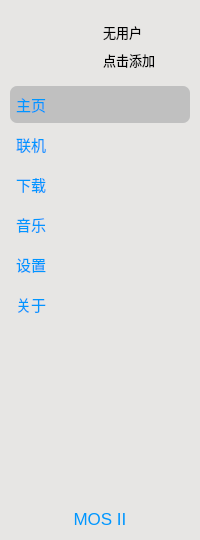
     <widget class="QWidget" name="widget_mos_left" native="true">
      <property name="sizePolicy">
       <sizepolicy hsizetype="Preferred" vsizetype="Preferred">
        <horstretch>0</horstretch>
        <verstretch>0</verstretch>
       </sizepolicy>
      </property>
      <property name="font">
       <font>
        <pointsize>15</pointsize>
       </font>
      </property>
      <property name="autoFillBackground">
       <bool>false</bool>
      </property>
      <property name="styleSheet">
       <string notr="true">QWidget
{
	background-color: rgb(231, 230, 228);
}
#widget_mos_left_top
{
	background-color: rgb(231, 230, 228);
	border-style:none;
	border-radius:15px;
}
#widget_mos_left_top::hover
{
	background-color: rgba(0, 150, 255, 51);
}
#widget_mos_left_top::pressed
{
	background-color: rgba(0, 150, 255, 51);
}
QPushButton
{
	color: blue;
	height:35px;
	color: rgb(0, 150, 255);
	background-position: left;
	text-align: left;
	padding-right:15px;
	padding-left:5px;
	border-style:none;
	border-radius:8px;
	border:2px solid rgba(229, 228, 226,0);
}
QPushButton::hover
{
	background-color: rgb(192, 192, 192);
}
QPushButton::pressed
{
	border:2px solid rgb(0, 150, 255);
}

#pushButton_home
{
	color: blue;
	height:35px;
	color: rgb(0, 150, 255);
	background-position: left;
	text-align: left;
	padding-right:15px;
	padding-left:5px;
	border-style:none;
	border-radius:8px;
	border:2px solid rgba(229, 228, 226,0);background-color: rgb(192, 192, 192);
}
#pushButton_home::hover
{
	background-color: rgb(192, 192, 192);
}
#pushButton_home::pressed
{
	border:2px solid rgb(0, 150, 255);
}

ToolTip{
    border: 1px solid rgb(28, 28, 28);
    border-radius: 5px;
    background-color: rgb(43, 43, 43);
}</string>
      </property>
      <layout class="QVBoxLayout" name="verticalLayout_2">
       <property name="spacing">
        <number>1</number>
       </property>
       <property name="leftMargin">
        <number>9</number>
       </property>
       <property name="topMargin">
        <number>12</number>
       </property>
       <property name="rightMargin">
        <number>9</number>
       </property>
       <item>
        <widget class="QWidget" name="widget_mos_left_top" native="true">
         <property name="styleSheet">
          <string notr="true">#label_mos_left_top_user{background-color: rgba(255, 255, 255, 0);}
#label_mos_left_top_add{background-color: rgba(255, 255, 255, 0);}
QWidget
{
	background-color: rgb(231, 230, 228);
	border-style:none;
	border-radius:15px;
}
QWidget::hover
{
	background-color: rgba(0, 150, 255, 51);
}
QWidget::pressed
{
	background-color: rgba(0, 150, 255, 51);
}
QPushButton
{
	background-position: left;
	text-align: left;
	padding-right:0px;
	padding-left:0px;
}
</string>
         </property>
         <layout class="QGridLayout" name="gridLayout_4">
          <item row="1" column="0" rowspan="2">
           <widget class="QPushButton" name="pushButton_mos_left_top">
            <property name="styleSheet">
             <string notr="true">width:50px;height:50px;border-radius: 23px;background-color: rgba(255, 255, 255, 0);</string>
            </property>
            <property name="text">
             <string/>
            </property>
            <property name="icon">
             <iconset>
              <normaloff>../../picture/ico.png</normaloff>../../picture/ico.png</iconset>
            </property>
            <property name="iconSize">
             <size>
              <width>50</width>
              <height>50</height>
             </size>
            </property>
           </widget>
          </item>
          <item row="2" column="1">
           <widget class="QLabel" name="label_mos_left_top_add">
            <property name="styleSheet">
             <string notr="true">font-size: 13px;</string>
            </property>
            <property name="text">
             <string>点击添加</string>
            </property>
           </widget>
          </item>
          <item row="1" column="1">
           <widget class="QLabel" name="label_mos_left_top_user">
            <property name="styleSheet">
             <string notr="true">font-size: 13px;</string>
            </property>
            <property name="text">
             <string>无用户</string>
            </property>
           </widget>
          </item>
         </layout>
        </widget>
       </item>
       <item>
        <widget class="Line" name="line_2">
         <property name="styleSheet">
          <string notr="true">background-color: rgba(255, 255, 255, 0);</string>
         </property>
         <property name="orientation">
          <enum>Qt::Horizontal</enum>
         </property>
        </widget>
       </item>
       <item>
        <widget class="QPushButton" name="pushButton_home">
         <property name="minimumSize">
          <size>
           <width>150</width>
           <height>0</height>
          </size>
         </property>
         <property name="focusPolicy">
          <enum>Qt::TabFocus</enum>
         </property>
         <property name="toolTip">
          <string>&lt;html&gt;&lt;head/&gt;&lt;body&gt;&lt;p&gt;1&lt;/p&gt;&lt;/body&gt;&lt;/html&gt;</string>
         </property>
         <property name="layoutDirection">
          <enum>Qt::LeftToRight</enum>
         </property>
         <property name="styleSheet">
          <string notr="true">font-size: 15px;</string>
         </property>
         <property name="text">
          <string>主页</string>
         </property>
         <property name="icon">
          <iconset>
           <normaloff>../../picture/home.png</normaloff>../../picture/home.png</iconset>
         </property>
         <property name="iconSize">
          <size>
           <width>20</width>
           <height>20</height>
          </size>
         </property>
        </widget>
       </item>
       <item>
        <widget class="QPushButton" name="pushButton_lianji">
         <property name="minimumSize">
          <size>
           <width>150</width>
           <height>0</height>
          </size>
         </property>
         <property name="styleSheet">
          <string notr="true">font-size: 15px;</string>
         </property>
         <property name="text">
          <string>联机</string>
         </property>
         <property name="icon">
          <iconset>
           <normaloff>../../picture/online.png</normaloff>../../picture/online.png</iconset>
         </property>
         <property name="iconSize">
          <size>
           <width>20</width>
           <height>20</height>
          </size>
         </property>
        </widget>
       </item>
       <item>
        <widget class="QPushButton" name="pushButton_xiazai">
         <property name="minimumSize">
          <size>
           <width>150</width>
           <height>0</height>
          </size>
         </property>
         <property name="styleSheet">
          <string notr="true">font-size: 15px;</string>
         </property>
         <property name="text">
          <string>下载</string>
         </property>
         <property name="icon">
          <iconset>
           <normaloff>../../picture/download.png</normaloff>../../picture/download.png</iconset>
         </property>
         <property name="iconSize">
          <size>
           <width>20</width>
           <height>20</height>
          </size>
         </property>
        </widget>
       </item>
       <item>
        <widget class="QPushButton" name="pushButton_music">
         <property name="minimumSize">
          <size>
           <width>150</width>
           <height>0</height>
          </size>
         </property>
         <property name="styleSheet">
          <string notr="true">font-size: 15px;</string>
         </property>
         <property name="text">
          <string>音乐</string>
         </property>
         <property name="icon">
          <iconset>
           <normaloff>../../picture/music.png</normaloff>../../picture/music.png</iconset>
         </property>
         <property name="iconSize">
          <size>
           <width>20</width>
           <height>20</height>
          </size>
         </property>
        </widget>
       </item>
       <item>
        <widget class="QPushButton" name="pushButton_shezhi">
         <property name="minimumSize">
          <size>
           <width>150</width>
           <height>0</height>
          </size>
         </property>
         <property name="styleSheet">
          <string notr="true">font-size: 15px;</string>
         </property>
         <property name="text">
          <string>设置</string>
         </property>
         <property name="icon">
          <iconset>
           <normaloff>../../picture/settings.png</normaloff>../../picture/settings.png</iconset>
         </property>
         <property name="iconSize">
          <size>
           <width>20</width>
           <height>20</height>
          </size>
         </property>
        </widget>
       </item>
       <item>
        <widget class="QPushButton" name="pushButton_about">
         <property name="minimumSize">
          <size>
           <width>150</width>
           <height>0</height>
          </size>
         </property>
         <property name="styleSheet">
          <string notr="true">font-size: 15px;</string>
         </property>
         <property name="text">
          <string>关于</string>
         </property>
         <property name="icon">
          <iconset>
           <normaloff>../../picture/about.png</normaloff>../../picture/about.png</iconset>
         </property>
         <property name="iconSize">
          <size>
           <width>20</width>
           <height>20</height>
          </size>
         </property>
        </widget>
       </item>
       <item>
        <spacer name="verticalSpacer_11">
         <property name="orientation">
          <enum>Qt::Vertical</enum>
         </property>
         <property name="sizeHint" stdset="0">
          <size>
           <width>20</width>
           <height>184</height>
          </size>
         </property>
        </spacer>
       </item>
       <item>
        <widget class="QLabel" name="label_mosll">
         <property name="styleSheet">
          <string notr="true">color: rgb(0, 150, 255);font-size: 17px;font: 75 17pt &quot;Yuanti SC&quot;;background-color: rgba(240, 239, 238,0);</string>
         </property>
         <property name="text">
          <string>MOS II</string>
         </property>
         <property name="alignment">
          <set>Qt::AlignCenter</set>
         </property>
         <property name="wordWrap">
          <bool>true</bool>
         </property>
        </widget>
       </item>
      </layout>
     </widget>
